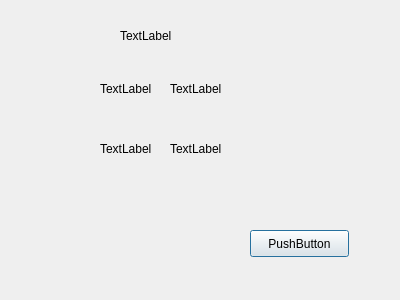
<?xml version="1.0" encoding="UTF-8"?>
<ui version="4.0">
 <class>Dialog</class>
 <widget class="QDialog" name="Dialog">
  <property name="geometry">
   <rect>
    <x>0</x>
    <y>0</y>
    <width>400</width>
    <height>300</height>
   </rect>
  </property>
  <property name="windowTitle">
   <string>Dialog</string>
  </property>
  <widget class="QLabel" name="label_systeminfo">
   <property name="geometry">
    <rect>
     <x>120</x>
     <y>20</y>
     <width>91</width>
     <height>31</height>
    </rect>
   </property>
   <property name="text">
    <string>TextLabel</string>
   </property>
  </widget>
  <widget class="QLabel" name="label_version">
   <property name="geometry">
    <rect>
     <x>100</x>
     <y>80</y>
     <width>67</width>
     <height>17</height>
    </rect>
   </property>
   <property name="text">
    <string>TextLabel</string>
   </property>
  </widget>
  <widget class="QLabel" name="label_versionvalue">
   <property name="geometry">
    <rect>
     <x>170</x>
     <y>80</y>
     <width>67</width>
     <height>17</height>
    </rect>
   </property>
   <property name="text">
    <string>TextLabel</string>
   </property>
  </widget>
  <widget class="QLabel" name="label__mcuVersion">
   <property name="geometry">
    <rect>
     <x>100</x>
     <y>140</y>
     <width>67</width>
     <height>17</height>
    </rect>
   </property>
   <property name="text">
    <string>TextLabel</string>
   </property>
  </widget>
  <widget class="QLabel" name="label_mcuVersionvalue">
   <property name="geometry">
    <rect>
     <x>170</x>
     <y>140</y>
     <width>67</width>
     <height>17</height>
    </rect>
   </property>
   <property name="text">
    <string>TextLabel</string>
   </property>
  </widget>
  <widget class="QPushButton" name="pushButton_sure">
   <property name="geometry">
    <rect>
     <x>250</x>
     <y>230</y>
     <width>99</width>
     <height>27</height>
    </rect>
   </property>
   <property name="text">
    <string>PushButton</string>
   </property>
  </widget>
 </widget>
 <resources/>
 <connections/>
</ui>
